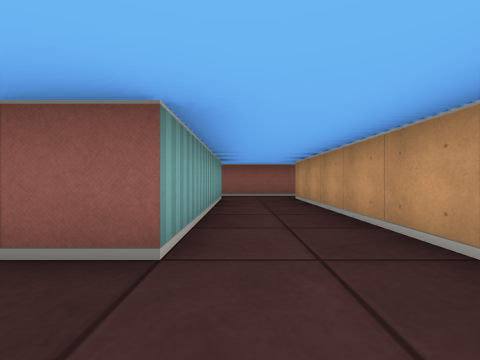
View 1 (above)

24 first-person views from a walk through a cub3D maze. The camera is about half as high as the walls, looks level and sees 90° across. The floor is counted in squares. Each view is taken from the middle of a square. On the plan, view 1 faces up. The plan holds only what a view shows up to about 9 squares ahead; the rest is blank.

View 2
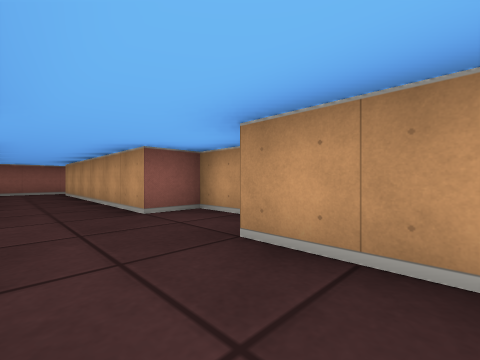

View 3
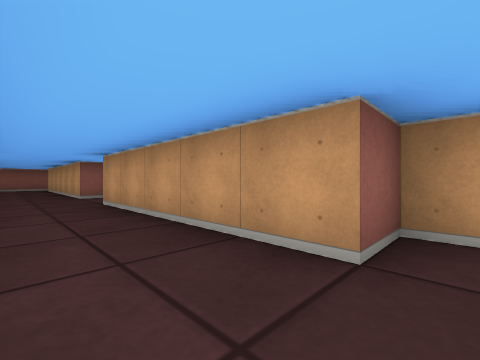

View 4
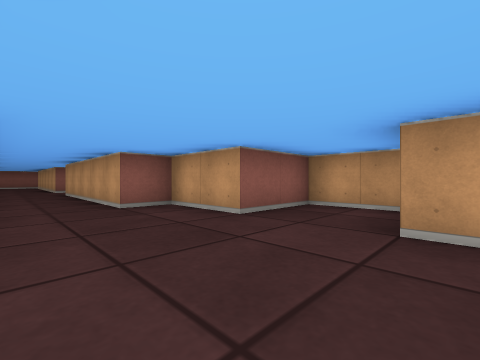

View 5
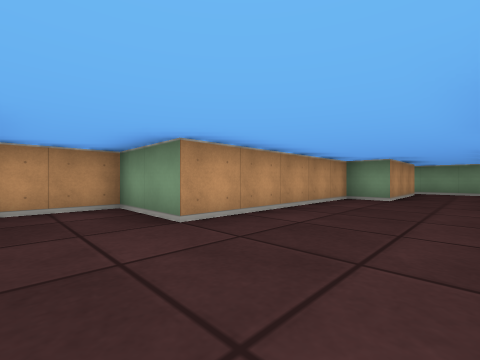

View 6
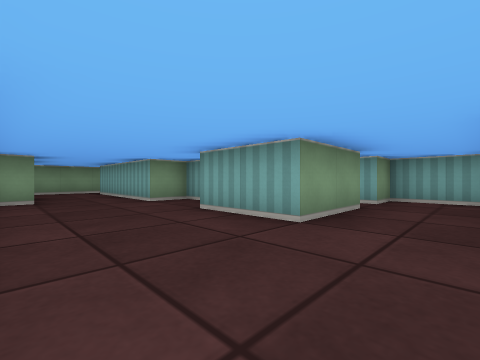

View 7
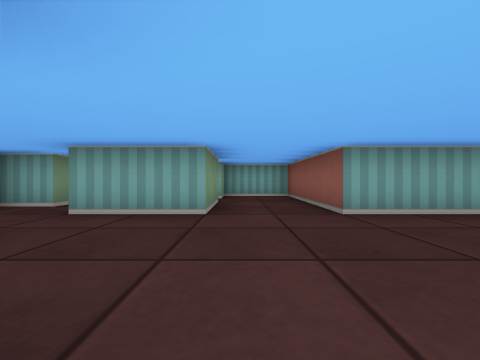

View 8
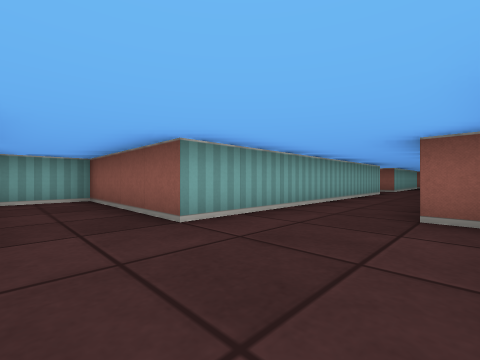

View 9
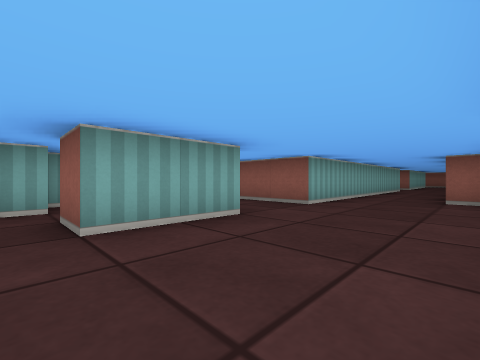

View 10
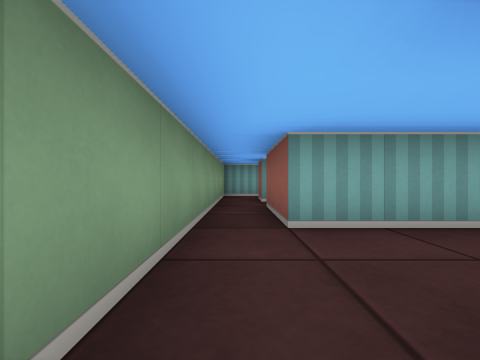

View 11
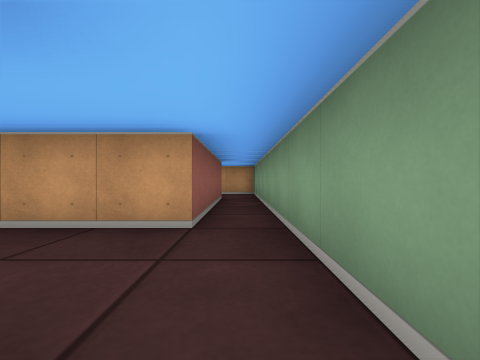

View 12
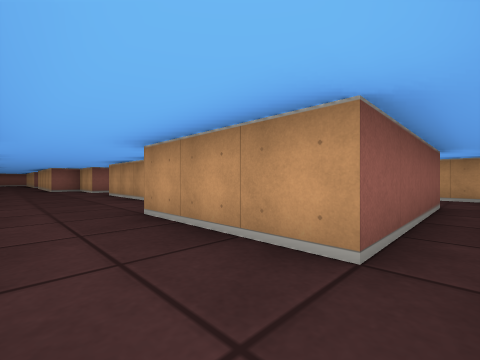

View 13
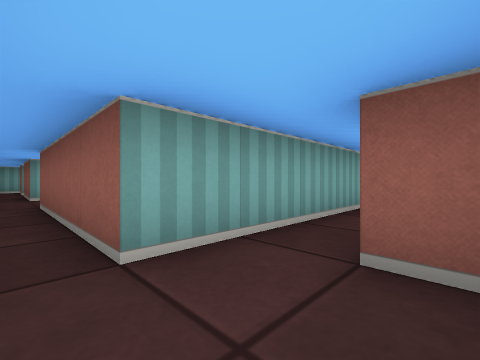

View 14
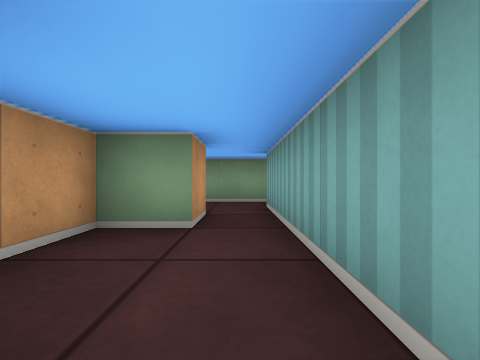

View 15
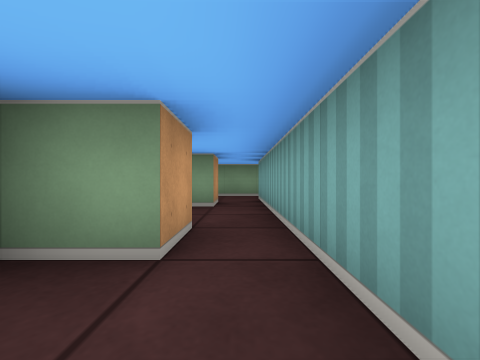

View 16
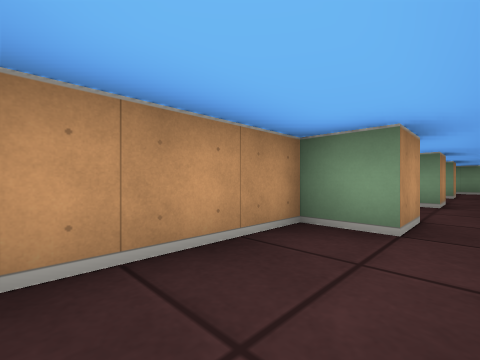

View 17
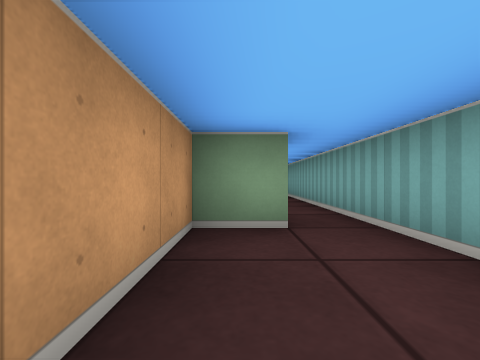

View 18
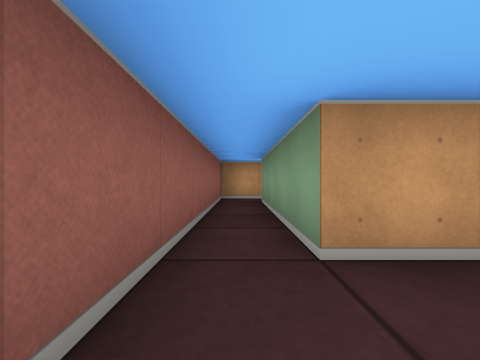

View 19
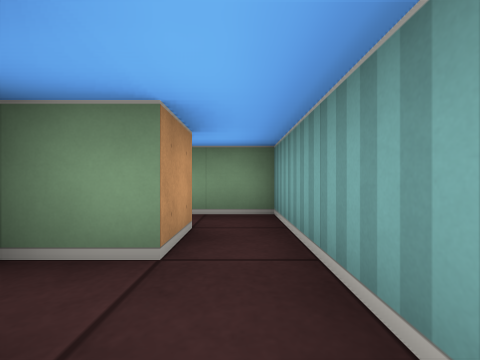

View 20
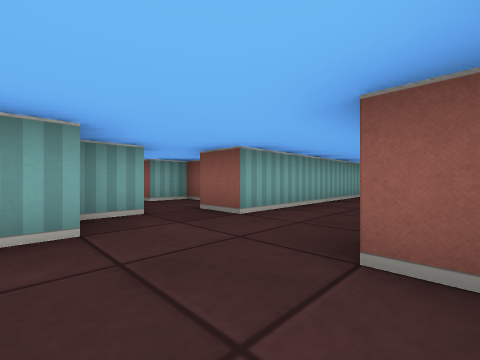

View 21
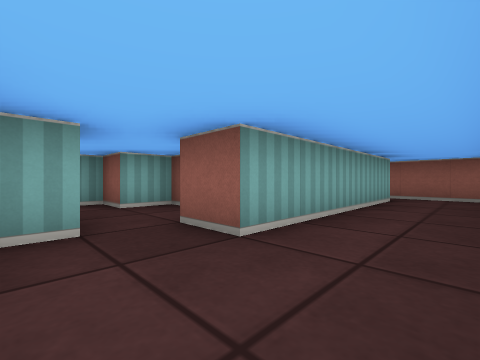

View 22
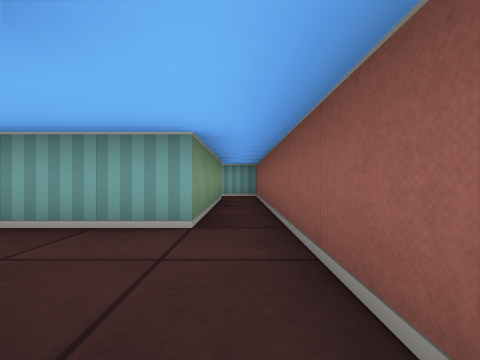

View 23
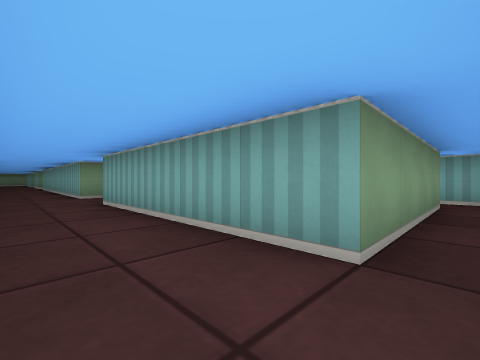

View 24
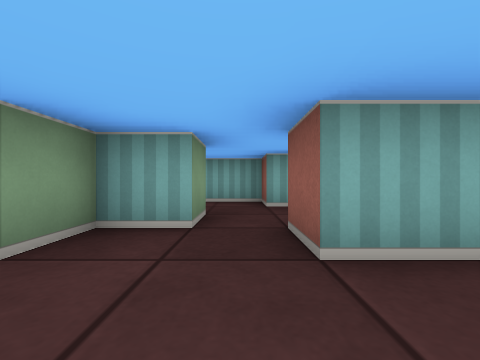

### Floor plan
Points are (right, up) in squares from view 1. A wall is a line through its corners. A room is listed if a view was taken in it or the views show most of it. See-through windows are left out.
Room 1 (views 1, 2, 3, 4, 5, 6, 7, 8, 9, 10, 12, 18, 20, 21, 22, 23, 24)
walls: (-0.5, -10.5) (-0.5, -12.5) (-1.5, -12.5); (2.5, -0.5) (2.5, 0.5) (1.5, 0.5) (1.5, 6.5) (5.5, 6.5); (-1.5, -13.5) (-1.5, -14.5) (-0.5, -14.5) (-0.5, -18.5); (-1.5, 0.5) (-1.5, -0.5) (-0.5, -0.5) (-0.5, -8.5); (5.5, -18.5) (1.5, -18.5) (1.5, -15.5) (2.5, -15.5) (2.5, -10.5) (4.5, -10.5) (4.5, -8.5) (2.5, -8.5) (2.5, -6.5) (1.5, -6.5) (1.5, -1.5); (-0.5, -19.5) (5.5, -19.5); (-0.5, 6.5) (-0.5, 1.5); (6.5, 6.4) (6.5, 7.5) (-0.5, 7.5)
ways out: opening at (-1, -19) to room 2; opening at (5, -19) to room 3; opening at (-2, -13) to room 8; opening at (-1.5, -9.5) to room 8; opening at (-1.5, 1); opening at (-1, 7); opening at (6, 7)
Room 2 (view 11)
walls: (-3.6, -18.5) (-4.5, -18.5) (-4.5, -17.5); (-0.5, -18.5) (-2.5, -18.5); (-5.5, -17.5) (-5.5, -19.5) (-0.5, -19.5)
ways out: opening at (-1, -19) to room 1; opening at (-5, -18) to room 7
Room 3 (view 13)
walls: (7, -17.5) (6.5, -17.5) (6.5, -16.5); (5.5, -19.5) (7.5, -19.5) (7.5, -18.2); (5.5, -16.5) (5.5, -18.5)
ways out: opening at (5, -19) to room 1; opening at (6, -17) to room 4
Room 4 (view 14)
walls: (6.5, -14.5) (6.5, -13.5); (5.5, -13.5) (5.5, -16.5); (6.5, -16.5) (7.5, -16.5) (7.5, -15.5)
ways out: opening at (6, -17) to room 3; opening at (6, -14) to room 5
Room 5 (view 15)
walls: (6.5, -11.5) (6.5, -10.5); (5.5, -10.5) (5.5, -13.5); (6.5, -13.5) (7.5, -13.5)
ways out: opening at (6, -14) to room 4; opening at (6, -11) to room 6
Room 6 (views 16, 17)
walls: (5.5, -9.5) (5.5, -10.5); (6.5, -10.5) (7.5, -10.5) (7.5, -8)
ways out: opening at (6, -11) to room 5
Room 7 (view 19)
walls: (-5.5, -16.5) (-5.5, -17.5); (-4.5, -17.5) (-3.5, -17.5)
ways out: opening at (-5, -18) to room 2
Room 8 (no view inside)
walls: (-2.5, -10.5) (-0.5, -10.5); (-2.5, -12.5) (-2.5, -13); (-0.5, -8.5) (-4.5, -8.5) (-4.5, -10.5) (-3.5, -10.5) (-3.5, -12.5); (-2, -13.5) (-1.5, -13.5)
ways out: opening at (-2, -13) to room 1; opening at (-1.5, -9.5) to room 1

Where each view was taken, in squares from view 1:
view 1: 0 up, 0 right, facing up
view 2: 3 down, 0 right, facing up-right
view 3: 7 down, 0 right, facing up-right
view 4: 11 down, 0 right, facing up-right
view 5: 9 down, 0 right, facing down-right
view 6: 9 down, 2 right, facing down-left
view 7: 10 down, 3 right, facing left
view 8: 10 down, 2 right, facing up-left
view 9: 13 down, 2 right, facing up-left
view 10: 19 down, 2 right, facing left
view 11: 19 down, 1 left, facing right
view 12: 19 down, 0 right, facing up-right
view 13: 19 down, 7 right, facing up-left
view 14: 14 down, 6 right, facing down
view 15: 12 down, 6 right, facing down
view 16: 8 down, 6 right, facing down-right
view 17: 8 down, 7 right, facing down
view 18: 7 up, 0 right, facing right
view 19: 16 down, 5 left, facing down
view 20: 1 down, 2 right, facing up-left
view 21: 0 up, 1 right, facing up-left
view 22: 7 up, 2 right, facing left
view 23: 7 up, 1 right, facing down-left
view 24: 1 up, 1 right, facing left
